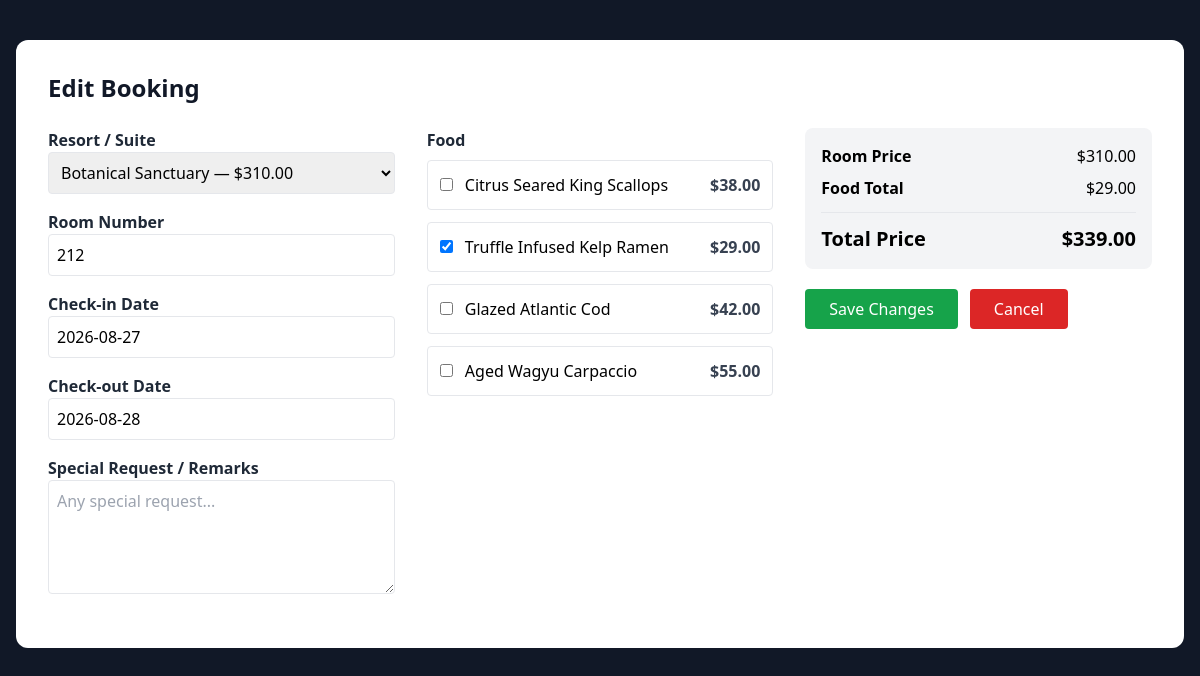
The page /edit.php?id=3 on the database its author committed.
### tables this page shows
CREATE TABLE `bookings` (
  `id` int(11) NOT NULL,
  `customer_name` varchar(255) NOT NULL,
  `resort_name` varchar(255) NOT NULL,
  `room_number` int(11) NOT NULL,
  `check_in` date NOT NULL,
  `check_out` date NOT NULL,
  `total_price` decimal(10,2) NOT NULL,
  `food_items` text DEFAULT NULL,
  `remarks` text DEFAULT NULL,
  `created_at` timestamp NOT NULL DEFAULT current_timestamp(),
  `booking_month` varchar(20) DEFAULT NULL,
  `booking_date` date DEFAULT NULL
);

### config/constants.php (called while the page is built, shortened)
<?php
$ROOM_PRICES = [
    'Ocean Oasis Suite' => 550,
    'Minimalist Skyline' => 420,
    'Botanical Sanctuary' => 310,
    'Emerald Canopy Treehouse' => 360,
    'Sunset Crag Pavilion' => 495
];
$FOOD_PRICES = [
    'Citrus Seared King Scallops' => 38,
    'Truffle Infused Kelp Ramen' => 29,
    'Glazed Atlantic Cod' => 42,
    'Aged Wagyu Carpaccio' => 55
];

### edit.php (the view, shortened to what this page needs)
<?php
require_once 'config/database.php';
require_once 'config/constants.php';
$id = intval($_GET['id']);
$stmt = $pdo->prepare("SELECT * FROM bookings WHERE id = ?");
$stmt->execute([$id]);
$booking = $stmt->fetch();
$currentFoods = !empty($booking['food_items'])
    ? explode(", ", $booking['food_items'])
    : [];
?>
<!DOCTYPE html>
<html lang="en">
<head>
<script src="https://cdn.tailwindcss.com"></script>
<link rel="stylesheet" href="https://cdn.jsdelivr.net/npm/flatpickr/dist/flatpickr.min.css">
</head>
<body class="bg-gray-900 flex justify-center items-start min-h-screen py-10 px-4 overflow-y-auto">
<div class="bg-white p-6 md:p-8 rounded-xl w-full max-w-7xl">
<h2 class="text-2xl font-bold mb-6 text-gray-900">
    Edit Booking
</h2>
<form method="POST">
<div class="grid grid-cols-1 md:grid-cols-3 gap-8">
<div>
<label class="font-bold text-gray-800">
    Resort / Suite
</label>
<select
    name="resort_name"
    id="resort_name"
    class="w-full border p-2 rounded mb-4"
    onchange="calculateTotal()"
>
<?php foreach ($ROOM_PRICES as $roomName => $roomPrice): ?>
<option
    value="<?= htmlspecialchars($roomName) ?>"
    data-price="<?= $roomPrice ?>"
    <?= $booking['resort_name'] === $roomName ? 'selected' : '' ?>
>
    <?= htmlspecialchars($roomName) ?> — $<?= number_format($roomPrice, 2) ?>
</option>
<?php endforeach; ?>
</select>
<label class="font-bold text-gray-800">
    Room Number
</label>
<input
    type="number"
    name="room_number"
    value="<?= htmlspecialchars($booking['room_number']) ?>"
    class="w-full border p-2 rounded mb-4"
>
<label class="font-bold text-gray-800">
    Check-in Date
</label>
<input
    type="text"
    id="check_in"
    name="check_in"
    autocomplete="off"
    readonly
    value="<?= htmlspecialchars($booking['check_in'] ? date('Y-m-d', strtotime($booking['check_in'])) : '') ?>"
    class="w-full border p-2 rounded mb-4 cursor-pointer bg-white"
>
<label class="font-bold text-gray-800">
    Check-out Date
</label>
<input
    type="text"
    id="check_out"
    name="check_out"
    autocomplete="off"
    readonly
    value="<?= htmlspecialchars($booking['check_out'] ? date('Y-m-d', strtotime($booking['check_out'])) : '') ?>"
    class="w-full border p-2 rounded mb-4 cursor-pointer bg-white"
>
<label class="font-bold text-gray-800">
    Special Request / Remarks
</label>
<textarea
    name="remarks"
    rows="4"
    maxlength="500"
    placeholder="Any special request..."
    class="w-full border p-2 rounded mb-4"
><?= htmlspecialchars($booking['remarks'] ?? '') ?></textarea>
</div>
<div>
<label class="font-bold text-gray-800">
    Food
</label>
<div class="grid grid-cols-1 sm:grid-cols-2 md:grid-cols-1 gap-3 mb-5 mt-2">
<?php foreach ($FOOD_PRICES as $foodName => $foodPrice): ?>
<label class="flex items-center justify-between border p-3 rounded">
    <div>
        <input
            type="checkbox"
            name="food_items[]"
            value="<?= htmlspecialchars($foodName) ?>"
            data-price="<?= $foodPrice ?>"
            onchange="calculateTotal()"
            <?= in_array($foodName, $currentFoods) ? 'checked' : '' ?>
        >
        <span class="ml-2">
            <?= htmlspecialchars($foodName) ?>
        </span>
    </div>
    <span class="font-bold text-gray-700">
        $<?= number_format($foodPrice, 2) ?>
    </span>
</label>
<?php endforeach; ?>
</div>
</div>
<div>
<div class="bg-gray-100 rounded-lg p-4 mb-5">
    <div class="flex justify-between mb-2">
        <span class="font-semibold">
            Room Price
        </span>
        <span id="roomPriceDisplay">
        </span>
    </div>
    <div class="flex justify-between mb-2">
        <span class="font-semibold">
            Food Total
        </span>
        <span id="foodPriceDisplay">
        </span>
    </div>
    <hr class="my-3">
    <div class="flex justify-between text-xl font-bold">
        <span>
            Total Price
        </span>
        <span id="totalPriceDisplay">
        </span>
    </div>
</div>
<div class="flex gap-3">
<button
    type="submit"
    class="bg-green-600 text-white px-6 py-2 rounded hover:bg-green-700"
>
    Save Changes
</button>
<a
    href="index.php"
    class="bg-red-600 text-white px-6 py-2 rounded hover:bg-red-700"
>
    Cancel
</a>
</div>
</div>
</div>
</form>
</div>
</body>
</html>

### rows shown on the page
bookings: resort_name "Botanical Sanctuary — $310.00", room_number "212", check_in "2026-08-27", check_out "2026-08-28", food_items "☑"

### other values the page prints
$foodName "Citrus Seared King Scallops"
$foodPrice "38.00"
$foodName "Truffle Infused Kelp Ramen"
$foodPrice "29.00"
$foodName "Glazed Atlantic Cod"
$foodPrice "42.00"
$foodName "Aged Wagyu Carpaccio"
$foodPrice "55.00"
